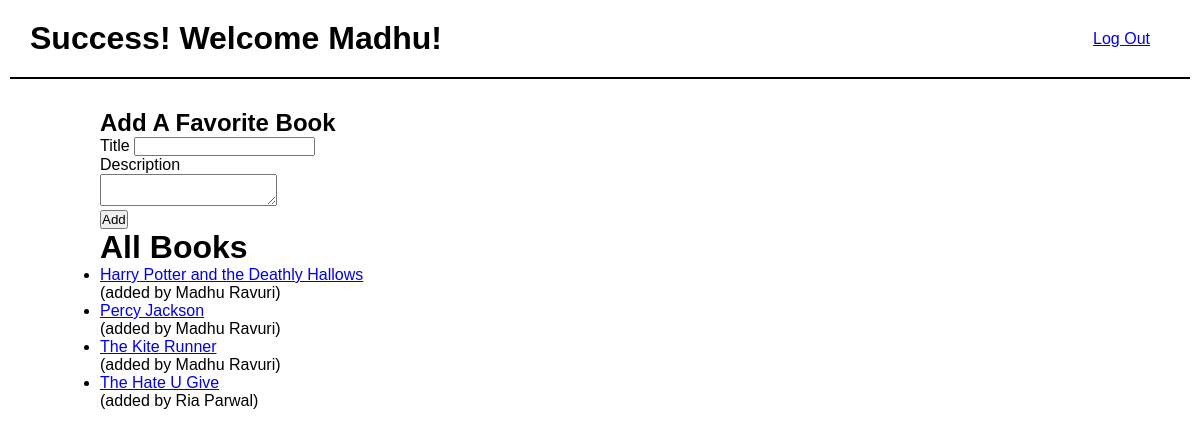
Page /books (signed in) on the committed database.
### books_app/models.py (models this page shows)
class User(models.Model):
    first_name = models.CharField(max_length=65)
    last_name = models.TextField(max_length=65)
    email = models.CharField(max_length=65)
    password = models.CharField(max_length=30)
    objects = UserManager()

class Books(models.Model):
    title = models.CharField(max_length=255)
    desc = models.TextField()
    created_at = models.DateTimeField(auto_now_add=True)
    updated_at = models.DateTimeField(auto_now=True)
    uploaded_by = models.ForeignKey(
        User,
        related_name="books_uploaded",
        on_delete=models.CASCADE
    ) # gives us user who uploaded book
    liked_list = models.ManyToManyField(
        User,
        related_name = "liked_books"
    ) # gives us list of books the user liked
    objects = BookManager()

### books_app/views.py (the view)
# urls.py: path('books', views.dashboard),
def dashboard(request):
    if "user_id" not in request.session:
        messages.error(request, "You must log in first!")
        return redirect("/")
    context = {
        "current_user" : User.objects.get(id=request.session["user_id"]),
        "all_books" : Books.objects.all()
    }
    return render(request, 'dashboard.html', context)

### books_app/templates/dashboard.html (shortened to what this page needs)
<!DOCTYPE html>
<html lang="en">
<head>
</head>
<body>
        <div id="logout">
            <a href="/logout">Log Out</a>
            <h1>Success! Welcome {{ current_user.first_name }}!</h1>
        </div>
        <div id="container">
        <div id="main">
            <div id="new-book">
                <h2>Add A Favorite Book</h2>
                <form action="/addBook" method="POST">
                    <label>Title</label> <input type="text" name="title"><br />
                    <label>Description</label><br /> <textarea name="desc"></textarea><br />
                    <button>Add</button>
                </form>
            </div>
            <div id="booklist">
                <h1>All Books</h1>
                <ul>{% for book in all_books %}
                    <li><a href="/books/{{ book.id }}">{{ book.title }}</a></li>
                    <p>(added by {{ book.uploaded_by.first_name}} {{ book.uploaded_by.last_name }})</p>
                    {% endfor %}
            </div>
        </div>
    </div>
</body>
</html>

### books_app/templates/dashboard.html (style rules this page uses)
* { margin: 0; padding: 0; font-family: 'Lucida Sans', 'Lucida Sans Regular', 'Lucida Grande', 'Lucida Sans Unicode', Geneva, Verdana, sans-serif; }
#logout { width: 1180px; margin: auto; border-bottom: 2px solid black; }
#logout a { position: fixed; top: 30px; right: 50px; }
#logout h1 { padding: 20px; }
#container { width: 1000px; margin: auto; padding: 30px; display: flex; justify-content: space-between; }

### rows in the picture
User: first_name "Madhu"
Books: title "Harry Potter and the Deathly Hallows", uploaded_by.first_name "Madhu", uploaded_by.last_name "Ravuri"
Books: title "Percy Jackson", uploaded_by.first_name "Madhu", uploaded_by.last_name "Ravuri"
Books: title "The Kite Runner", uploaded_by.first_name "Madhu", uploaded_by.last_name "Ravuri"
Books: title "The Hate U Give", uploaded_by.first_name "Ria", uploaded_by.last_name "Parwal"
